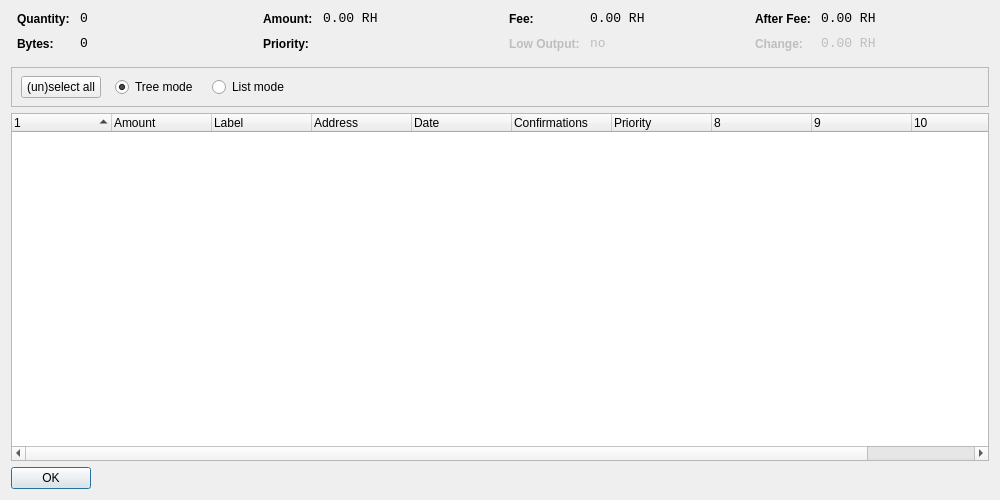
<?xml version="1.0" encoding="UTF-8"?>
<ui version="4.0">
 <class>CoinControlDialog</class>
 <widget class="QDialog" name="CoinControlDialog">
  <property name="geometry">
   <rect>
    <x>0</x>
    <y>0</y>
    <width>1000</width>
    <height>500</height>
   </rect>
  </property>
  <property name="windowTitle">
   <string>Coin Control</string>
  </property>
  <layout class="QVBoxLayout" name="verticalLayout">
   <item>
    <layout class="QHBoxLayout" name="horizontalLayoutTop" stretch="0,0,0,0">
     <property name="topMargin">
      <number>0</number>
     </property>
     <property name="bottomMargin">
      <number>10</number>
     </property>
     <item>
      <layout class="QFormLayout" name="formLayoutCoinControl1">
       <property name="horizontalSpacing">
        <number>10</number>
       </property>
       <property name="verticalSpacing">
        <number>10</number>
       </property>
       <property name="leftMargin">
        <number>6</number>
       </property>
       <property name="rightMargin">
        <number>6</number>
       </property>
       <item row="0" column="0">
        <widget class="QLabel" name="labelCoinControlQuantityText">
         <property name="styleSheet">
          <string notr="true">font-weight:bold;</string>
         </property>
         <property name="text">
          <string>Quantity:</string>
         </property>
        </widget>
       </item>
       <item row="0" column="1">
        <widget class="QLabel" name="labelCoinControlQuantity">
         <property name="font">
          <font>
           <family>Monospace</family>
           <pointsize>10</pointsize>
          </font>
         </property>
         <property name="cursor">
          <cursorShape>IBeamCursor</cursorShape>
         </property>
         <property name="contextMenuPolicy">
          <enum>Qt::ActionsContextMenu</enum>
         </property>
         <property name="text">
          <string notr="true">0</string>
         </property>
         <property name="textInteractionFlags">
          <set>Qt::LinksAccessibleByMouse|Qt::TextSelectableByKeyboard|Qt::TextSelectableByMouse</set>
         </property>
        </widget>
       </item>
       <item row="1" column="0">
        <widget class="QLabel" name="labelCoinControlBytesText">
         <property name="styleSheet">
          <string notr="true">font-weight:bold;</string>
         </property>
         <property name="text">
          <string>Bytes:</string>
         </property>
        </widget>
       </item>
       <item row="1" column="1">
        <widget class="QLabel" name="labelCoinControlBytes">
         <property name="font">
          <font>
           <family>Monospace</family>
           <pointsize>10</pointsize>
          </font>
         </property>
         <property name="cursor">
          <cursorShape>IBeamCursor</cursorShape>
         </property>
         <property name="contextMenuPolicy">
          <enum>Qt::ActionsContextMenu</enum>
         </property>
         <property name="text">
          <string notr="true">0</string>
         </property>
         <property name="textInteractionFlags">
          <set>Qt::LinksAccessibleByMouse|Qt::TextSelectableByKeyboard|Qt::TextSelectableByMouse</set>
         </property>
        </widget>
       </item>
      </layout>
     </item>
     <item>
      <layout class="QFormLayout" name="formLayoutCoinControl2">
       <property name="horizontalSpacing">
        <number>10</number>
       </property>
       <property name="verticalSpacing">
        <number>10</number>
       </property>
       <property name="leftMargin">
        <number>6</number>
       </property>
       <property name="rightMargin">
        <number>6</number>
       </property>
       <item row="0" column="0">
        <widget class="QLabel" name="labelCoinControlAmountText">
         <property name="styleSheet">
          <string notr="true">font-weight:bold;</string>
         </property>
         <property name="text">
          <string>Amount:</string>
         </property>
        </widget>
       </item>
       <item row="0" column="1">
        <widget class="QLabel" name="labelCoinControlAmount">
         <property name="font">
          <font>
           <family>Monospace</family>
           <pointsize>10</pointsize>
          </font>
         </property>
         <property name="cursor">
          <cursorShape>IBeamCursor</cursorShape>
         </property>
         <property name="contextMenuPolicy">
          <enum>Qt::ActionsContextMenu</enum>
         </property>
         <property name="text">
          <string notr="true">0.00 RH</string>
         </property>
         <property name="textInteractionFlags">
          <set>Qt::LinksAccessibleByMouse|Qt::TextSelectableByKeyboard|Qt::TextSelectableByMouse</set>
         </property>
        </widget>
       </item>
       <item row="1" column="0">
        <widget class="QLabel" name="labelCoinControlPriorityText">
         <property name="styleSheet">
          <string notr="true">font-weight:bold;</string>
         </property>
         <property name="text">
          <string>Priority:</string>
         </property>
        </widget>
       </item>
       <item row="1" column="1">
        <widget class="QLabel" name="labelCoinControlPriority">
         <property name="font">
          <font>
           <family>Monospace</family>
           <pointsize>10</pointsize>
          </font>
         </property>
         <property name="cursor">
          <cursorShape>IBeamCursor</cursorShape>
         </property>
         <property name="contextMenuPolicy">
          <enum>Qt::ActionsContextMenu</enum>
         </property>
         <property name="text">
          <string/>
         </property>
         <property name="textInteractionFlags">
          <set>Qt::LinksAccessibleByMouse|Qt::TextSelectableByKeyboard|Qt::TextSelectableByMouse</set>
         </property>
        </widget>
       </item>
      </layout>
     </item>
     <item>
      <layout class="QFormLayout" name="formLayoutCoinControl3">
       <property name="horizontalSpacing">
        <number>10</number>
       </property>
       <property name="verticalSpacing">
        <number>10</number>
       </property>
       <property name="leftMargin">
        <number>6</number>
       </property>
       <property name="rightMargin">
        <number>6</number>
       </property>
       <item row="0" column="0">
        <widget class="QLabel" name="labelCoinControlFeeText">
         <property name="styleSheet">
          <string notr="true">font-weight:bold;</string>
         </property>
         <property name="text">
          <string>Fee:</string>
         </property>
        </widget>
       </item>
       <item row="0" column="1">
        <widget class="QLabel" name="labelCoinControlFee">
         <property name="font">
          <font>
           <family>Monospace</family>
           <pointsize>10</pointsize>
          </font>
         </property>
         <property name="cursor">
          <cursorShape>IBeamCursor</cursorShape>
         </property>
         <property name="contextMenuPolicy">
          <enum>Qt::ActionsContextMenu</enum>
         </property>
         <property name="text">
          <string notr="true">0.00 RH</string>
         </property>
         <property name="textInteractionFlags">
          <set>Qt::LinksAccessibleByMouse|Qt::TextSelectableByKeyboard|Qt::TextSelectableByMouse</set>
         </property>
        </widget>
       </item>
       <item row="1" column="0">
        <widget class="QLabel" name="labelCoinControlLowOutputText">
         <property name="enabled">
          <bool>false</bool>
         </property>
         <property name="styleSheet">
          <string notr="true">font-weight:bold;</string>
         </property>
         <property name="text">
          <string>Low Output:</string>
         </property>
        </widget>
       </item>
       <item row="1" column="1">
        <widget class="QLabel" name="labelCoinControlLowOutput">
         <property name="enabled">
          <bool>false</bool>
         </property>
         <property name="font">
          <font>
           <family>Monospace</family>
           <pointsize>10</pointsize>
          </font>
         </property>
         <property name="cursor">
          <cursorShape>IBeamCursor</cursorShape>
         </property>
         <property name="contextMenuPolicy">
          <enum>Qt::ActionsContextMenu</enum>
         </property>
         <property name="text">
          <string notr="true">no</string>
         </property>
         <property name="textInteractionFlags">
          <set>Qt::LinksAccessibleByMouse|Qt::TextSelectableByKeyboard|Qt::TextSelectableByMouse</set>
         </property>
        </widget>
       </item>
      </layout>
     </item>
     <item>
      <layout class="QFormLayout" name="formLayoutCoinControl4">
       <property name="horizontalSpacing">
        <number>10</number>
       </property>
       <property name="verticalSpacing">
        <number>10</number>
       </property>
       <property name="leftMargin">
        <number>6</number>
       </property>
       <property name="rightMargin">
        <number>6</number>
       </property>
       <item row="0" column="0">
        <widget class="QLabel" name="labelCoinControlAfterFeeText">
         <property name="styleSheet">
          <string notr="true">font-weight:bold;</string>
         </property>
         <property name="text">
          <string>After Fee:</string>
         </property>
        </widget>
       </item>
       <item row="0" column="1">
        <widget class="QLabel" name="labelCoinControlAfterFee">
         <property name="font">
          <font>
           <family>Monospace</family>
           <pointsize>10</pointsize>
          </font>
         </property>
         <property name="cursor">
          <cursorShape>IBeamCursor</cursorShape>
         </property>
         <property name="contextMenuPolicy">
          <enum>Qt::ActionsContextMenu</enum>
         </property>
         <property name="text">
          <string notr="true">0.00 RH</string>
         </property>
         <property name="textInteractionFlags">
          <set>Qt::LinksAccessibleByMouse|Qt::TextSelectableByKeyboard|Qt::TextSelectableByMouse</set>
         </property>
        </widget>
       </item>
       <item row="1" column="0">
        <widget class="QLabel" name="labelCoinControlChangeText">
         <property name="enabled">
          <bool>false</bool>
         </property>
         <property name="styleSheet">
          <string notr="true">font-weight:bold;</string>
         </property>
         <property name="text">
          <string>Change:</string>
         </property>
        </widget>
       </item>
       <item row="1" column="1">
        <widget class="QLabel" name="labelCoinControlChange">
         <property name="enabled">
          <bool>false</bool>
         </property>
         <property name="font">
          <font>
           <family>Monospace</family>
           <pointsize>10</pointsize>
          </font>
         </property>
         <property name="cursor">
          <cursorShape>IBeamCursor</cursorShape>
         </property>
         <property name="contextMenuPolicy">
          <enum>Qt::ActionsContextMenu</enum>
         </property>
         <property name="text">
          <string notr="true">0.00 RH</string>
         </property>
         <property name="textInteractionFlags">
          <set>Qt::LinksAccessibleByMouse|Qt::TextSelectableByKeyboard|Qt::TextSelectableByMouse</set>
         </property>
        </widget>
       </item>
      </layout>
     </item>
    </layout>
   </item>
   <item>
    <widget class="QFrame" name="frame">
     <property name="minimumSize">
      <size>
       <width>0</width>
       <height>40</height>
      </size>
     </property>
     <property name="frameShape">
      <enum>QFrame::StyledPanel</enum>
     </property>
     <property name="frameShadow">
      <enum>QFrame::Sunken</enum>
     </property>
     <widget class="QWidget" name="horizontalLayoutWidget">
      <property name="geometry">
       <rect>
        <x>10</x>
        <y>0</y>
        <width>781</width>
        <height>41</height>
       </rect>
      </property>
      <layout class="QHBoxLayout" name="horizontalLayoutPanel" stretch="0,0,0,0,0">
       <property name="spacing">
        <number>14</number>
       </property>
       <item>
        <widget class="QPushButton" name="pushButtonSelectAll">
         <property name="sizePolicy">
          <sizepolicy hsizetype="Maximum" vsizetype="Fixed">
           <horstretch>0</horstretch>
           <verstretch>0</verstretch>
          </sizepolicy>
         </property>
         <property name="text">
          <string>(un)select all</string>
         </property>
        </widget>
       </item>
       <item>
        <widget class="QRadioButton" name="radioTreeMode">
         <property name="sizePolicy">
          <sizepolicy hsizetype="Maximum" vsizetype="Fixed">
           <horstretch>0</horstretch>
           <verstretch>0</verstretch>
          </sizepolicy>
         </property>
         <property name="text">
          <string>Tree mode</string>
         </property>
         <property name="checked">
          <bool>true</bool>
         </property>
        </widget>
       </item>
       <item>
        <widget class="QRadioButton" name="radioListMode">
         <property name="sizePolicy">
          <sizepolicy hsizetype="Maximum" vsizetype="Fixed">
           <horstretch>0</horstretch>
           <verstretch>0</verstretch>
          </sizepolicy>
         </property>
         <property name="text">
          <string>List mode</string>
         </property>
        </widget>
       </item>
       <item>
        <spacer name="horizontalSpacer">
         <property name="orientation">
          <enum>Qt::Horizontal</enum>
         </property>
         <property name="sizeHint" stdset="0">
          <size>
           <width>40</width>
           <height>20</height>
          </size>
         </property>
        </spacer>
       </item>
      </layout>
     </widget>
    </widget>
   </item>
   <item>
    <widget class="CoinControlTreeWidget" name="treeWidget">
     <property name="contextMenuPolicy">
      <enum>Qt::CustomContextMenu</enum>
     </property>
     <property name="sortingEnabled">
      <bool>false</bool>
     </property>
     <property name="columnCount">
      <number>11</number>
     </property>
     <attribute name="headerShowSortIndicator" stdset="0">
      <bool>true</bool>
     </attribute>
     <attribute name="headerStretchLastSection">
      <bool>false</bool>
     </attribute>
     <column>
      <property name="text">
       <string/>
      </property>
     </column>
     <column>
      <property name="text">
       <string>Amount</string>
      </property>
     </column>
     <column>
      <property name="text">
       <string>Label</string>
      </property>
     </column>
     <column>
      <property name="text">
       <string>Address</string>
      </property>
     </column>
     <column>
      <property name="text">
       <string>Date</string>
      </property>
     </column>
     <column>
      <property name="text">
       <string>Confirmations</string>
      </property>
      <property name="toolTip">
       <string>Confirmed</string>
      </property>
     </column>
     <column>
      <property name="text">
       <string>Priority</string>
      </property>
     </column>
     <column>
      <property name="text">
       <string/>
      </property>
     </column>
     <column>
      <property name="text">
       <string/>
      </property>
     </column>
     <column>
      <property name="text">
       <string/>
      </property>
     </column>
     <column>
      <property name="text">
       <string/>
      </property>
     </column>
    </widget>
   </item>
   <item>
    <widget class="QDialogButtonBox" name="buttonBox">
     <property name="sizePolicy">
      <sizepolicy hsizetype="Maximum" vsizetype="Fixed">
       <horstretch>0</horstretch>
       <verstretch>0</verstretch>
      </sizepolicy>
     </property>
     <property name="orientation">
      <enum>Qt::Horizontal</enum>
     </property>
     <property name="standardButtons">
      <set>QDialogButtonBox::Ok</set>
     </property>
    </widget>
   </item>
  </layout>
 </widget>
 <customwidgets>
  <customwidget>
   <class>CoinControlTreeWidget</class>
   <extends>QTreeWidget</extends>
   <header>coincontroltreewidget.h</header>
  </customwidget>
 </customwidgets>
 <resources/>
 <connections/>
</ui>
